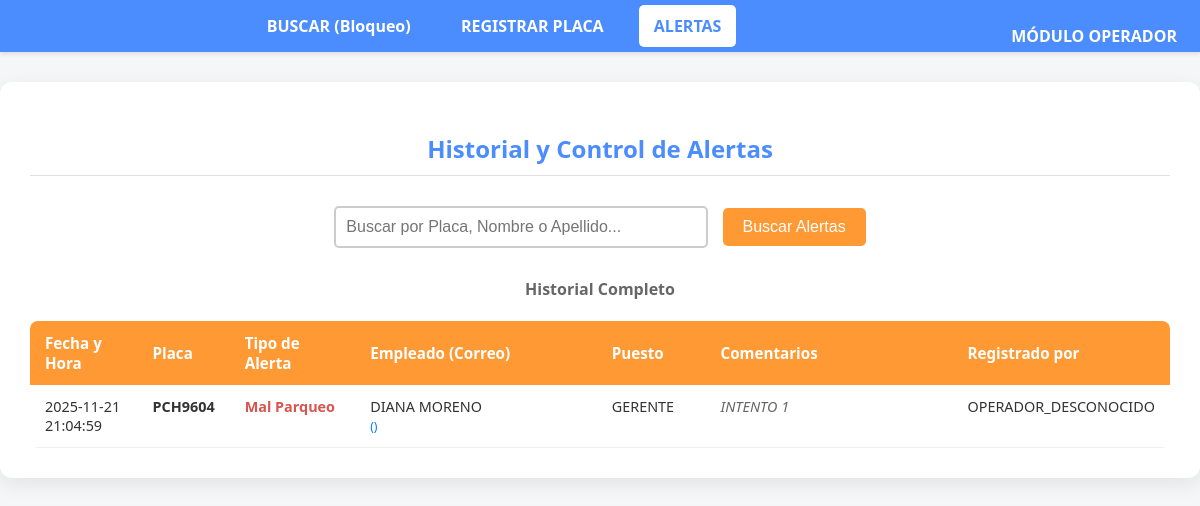
The app's page /admin/alertas, older data.
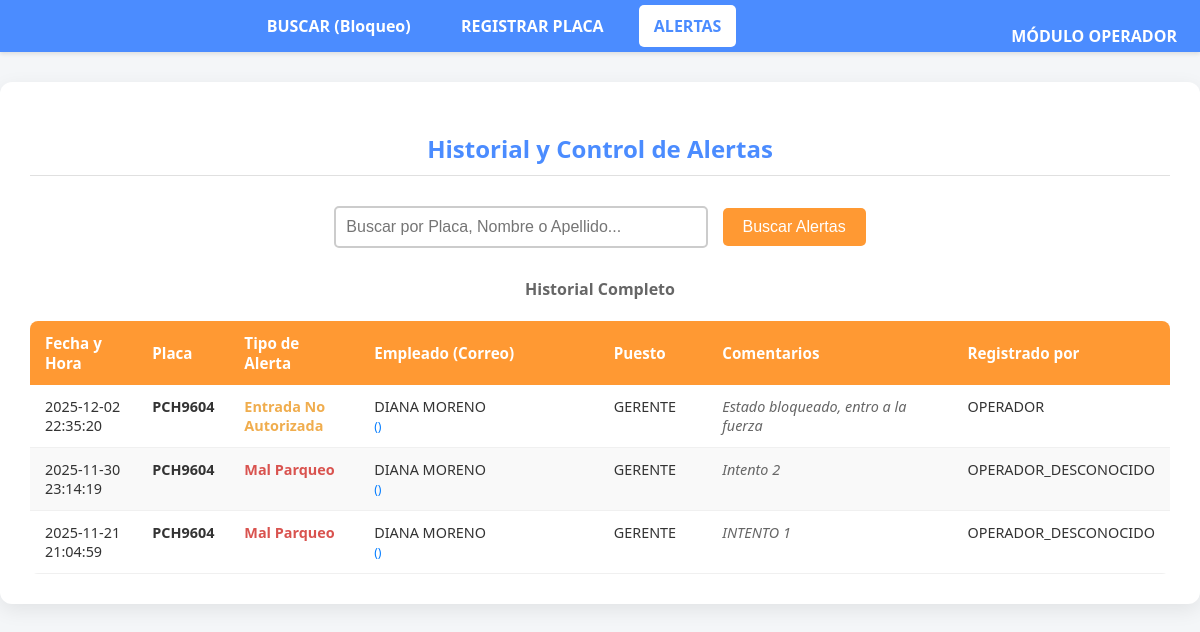
The same page, newer data.
### tables this page shows
CREATE TABLE ALERTAS_SANCIONES (
            id_alerta INTEGER PRIMARY KEY AUTOINCREMENT,
            fk_asociacion INTEGER NOT NULL, 
            placa_asociada TEXT NOT NULL, 
            fecha_hora_alerta TEXT,
            tipo_alerta TEXT,
            comentario_operador TEXT,
            operador_registra TEXT,
            FOREIGN KEY (fk_asociacion) REFERENCES EMPLEADO_VEHICULO_ASOCIACION(id_asociacion)
        );

CREATE TABLE EMPLEADOS (
            id_empleado INTEGER PRIMARY KEY AUTOINCREMENT, 
            nombre TEXT NOT NULL,
            apellido TEXT NOT NULL,
            puesto TEXT,
            sexo TEXT,
            foto_url TEXT,
            telefono TEXT UNIQUE,
            activo BOOLEAN DEFAULT 1 
        );

### app/routes.py (the view)
@main.route('/admin/alertas', methods=['GET'])
def admin_alerts():
    search_query = request.args.get('q') # Obtiene el parámetro de búsqueda
    if search_query:
        all_alerts = get_all_alerts(search_query)
        message = f"Resultados para: '{search_query}'"
    else:
        all_alerts = get_all_alerts()
        message = "Historial Completo"
    return render_template('admin_alertas.html', alerts=all_alerts, search_query=search_query, message=message)

### app/db_manager.py (called while the page is built)
def get_db_connection():
    conn = sqlite3.connect(DB_NAME)
    conn.execute('PRAGMA foreign_keys = ON')
    conn.row_factory = sqlite3.Row
    return conn

### templates/admin_alertas.html (shortened to what this page needs)
<!DOCTYPE html>
<html lang="es">
<head>
</head>
<body>
    <div class="header">
        <a href="{{ url_for('main.admin_dashboard') }}">BUSCAR (Bloqueo)</a>
        <a href="{{ url_for('main.admin_register') }}">REGISTRAR PLACA</a>
        <a href="{{ url_for('main.admin_alerts') }}" class="active">ALERTAS</a>
        <a href="{{ url_for('main.operador_consulta') }}" style="float: right;">MÓDULO OPERADOR</a>
    </div>
    <div class="container">
        <h2>Historial y Control de Alertas </h2>
        <div class="search-container">
            <form method="GET" action="{{ url_for('main.admin_alerts') }}">
                <input type="text" name="q" placeholder="Buscar por Placa, Nombre o Apellido..." value="{{ search_query if search_query }}" required>
                <button type="submit">Buscar Alertas</button>
            </form>
        </div>
        <h4 style="text-align: center; color: #666; margin-top: 15px;">{{ message }}</h4>
        {% if alerts %}
            <table>
                <thead>
                    <tr>
                        <th style="width: 10%;">Fecha y Hora</th>
                        <th style="width: 8%;">Placa</th>
                        <th style="width: 12%;">Tipo de Alerta</th>
                        <th style="width: 25%;">Empleado (Correo)</th>
                        <th style="width: 10%;">Puesto</th>
                        <th style="width: 25%;">Comentarios </th>
                        <th style="width: 10%;">Registrado por</th>
                    </tr>
                </thead>
                <tbody>
                    {% for alert in alerts %}
                    <tr>
                        <td>{{ alert.fecha_hora_alerta.split(' ')[0] }}<br>{{ alert.fecha_hora_alerta.split(' ')[1] }}</td>
                        <td class="placa-style">{{ alert.placa_asociada }}</td>
                        {% set tipo_clase = alert.tipo_alerta.split(' ')[0] %}
                        <td class="tipo-{{ tipo_clase }}">{{ alert.tipo_alerta }}</td>
                        <td>
                            {{ alert.nombre }} {{ alert.apellido }}<br>
                            <span style="color: #007bff; font-size: 0.85em;">({{ alert.correo }})</span>
                        </td>
                        <td>{{ alert.puesto }}</td>
                        <td class="comment-style">{{ alert.comentario_operador }}</td>
                        <td>{{ alert.operador_registra }}</td>
                    </tr>
                    {% endfor %}
                </tbody>
            </table>
        {% else %}
            <p style="text-align: center; margin-top: 50px; font-size: 1.2em; color: #666;">
                <span style="font-size: 1.5em; display: block; margin-bottom: 10px;">🛡️</span>
                No hay alertas o sanciones registradas
            </p>
        {% endif %}
    </div>
</body>
</html>

Row changes from the older to the newer data that the page shows:
added ALERTAS_SANCIONES: fecha_hora_alerta "2025-12-02", fecha_hora_alerta "22:35:20", placa_asociada "PCH9604", tipo_alerta "Entrada No Autorizada", nombre "DIANA", apellido "MORENO", puesto "GERENTE", comentario_operador "Estado bloqueado, entro a la fuerza", operador_registra "OPERADOR"
added ALERTAS_SANCIONES: fecha_hora_alerta "2025-11-30", fecha_hora_alerta "23:14:19", placa_asociada "PCH9604", tipo_alerta "Mal Parqueo", nombre "DIANA", apellido "MORENO", puesto "GERENTE", comentario_operador "Intento 2", operador_registra "OPERADOR_DESCONOCIDO"
